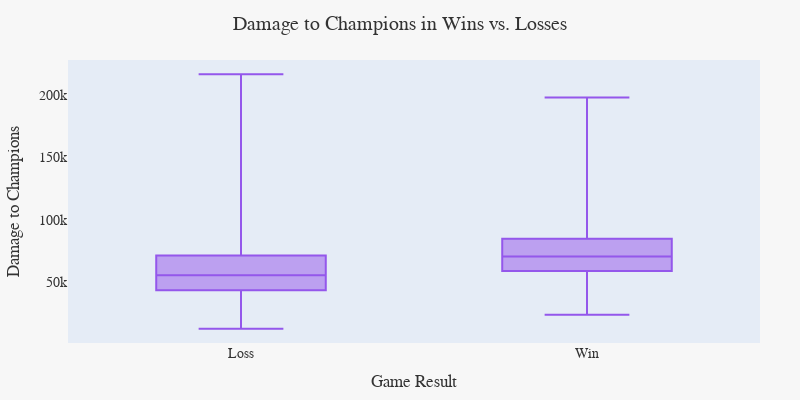

Source (notebook cell):
### Code cell
fig = px.box(
    df,
    x="result",
    y="damagetochampions",
    color_discrete_sequence=["#9457EB"],
    points = False,
    labels={
        "result": "Game Result",
        "damagetochampions": "Damage to Champions"
    },
    title="Damage to Champions in Wins vs. Losses"
)
fig.update_xaxes(tickvals=[False, True], ticktext=["Loss","Win"])
fig.update_layout(
    paper_bgcolor="#F7F7F7",               
    width=800,
    height=400,
    margin=dict(l=40, r=40, t=60, b=40),
    title_x=0.5,
    font=dict(family="Calibri, sans-serif", size=14, color="#333333"),
    xaxis=dict(showgrid=False),  
    yaxis=dict(showgrid=False, zeroline = False) 
)
fig.show()

### Figure 1 — Plotly figure (JSON) as saved in the notebook; plotly's stock layout.template omitted (floating-point values rounded to 4 significant figures; data arrays with more than 128 entries replaced by an {"elided": "..."} marker saying what was removed)
{"data": [{"alignmentgroup": "True", "boxpoints": false, "hovertemplate": "Game Result=%{x}<br>Damage to Champions=%{y}<extra></extra>", "legendgroup": "", "marker": {"color": "#9457EB"}, "name": "", "notched": false, "offsetgroup": "", "orientation": "v", "showlegend": false, "type": "box", "x": {"elided": "21312 bool values"}, "x0": " ", "xaxis": "x", "y": {"elided": "21312 int values"}, "y0": " ", "yaxis": "y"}], "layout": {"boxmode": "group", "font": {"color": "#333333", "family": "Calibri, sans-serif", "size": 14}, "height": 400, "legend": {"tracegroupgap": 0}, "margin": {"b": 40, "l": 40, "r": 40, "t": 60}, "paper_bgcolor": "#F7F7F7", "title": {"text": "Damage to Champions in Wins vs. Losses", "x": 0.5}, "width": 800, "xaxis": {"anchor": "y", "domain": [0, 1], "showgrid": false, "ticktext": ["Loss", "Win"], "tickvals": [false, true], "title": {"text": "Game Result"}}, "yaxis": {"anchor": "x", "domain": [0, 1], "showgrid": false, "title": {"text": "Damage to Champions"}, "zeroline": false}}}
